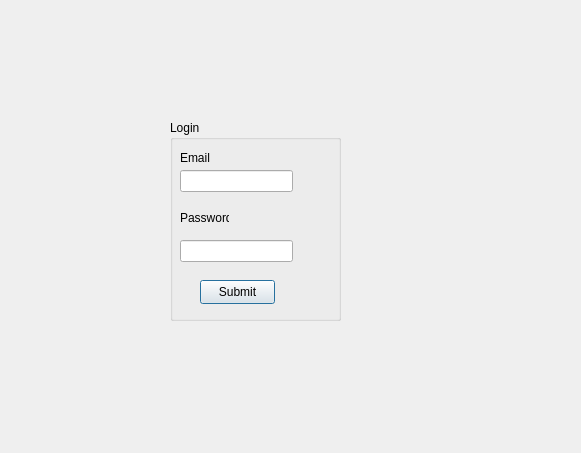
<?xml version="1.0" encoding="UTF-8"?>
<ui version="4.0">
 <class>login</class>
 <widget class="QDialog" name="login">
  <property name="geometry">
   <rect>
    <x>0</x>
    <y>0</y>
    <width>581</width>
    <height>453</height>
   </rect>
  </property>
  <property name="windowTitle">
   <string>Dialog</string>
  </property>
  <widget class="QGroupBox" name="groupBox">
   <property name="geometry">
    <rect>
     <x>170</x>
     <y>120</y>
     <width>171</width>
     <height>201</height>
    </rect>
   </property>
   <property name="title">
    <string>Login</string>
   </property>
   <widget class="QLabel" name="label">
    <property name="geometry">
     <rect>
      <x>10</x>
      <y>30</y>
      <width>49</width>
      <height>16</height>
     </rect>
    </property>
    <property name="text">
     <string>Email</string>
    </property>
   </widget>
   <widget class="QLineEdit" name="EmailEdit">
    <property name="geometry">
     <rect>
      <x>10</x>
      <y>50</y>
      <width>113</width>
      <height>22</height>
     </rect>
    </property>
   </widget>
   <widget class="QLabel" name="label_2">
    <property name="geometry">
     <rect>
      <x>10</x>
      <y>90</y>
      <width>49</width>
      <height>16</height>
     </rect>
    </property>
    <property name="text">
     <string>Password</string>
    </property>
   </widget>
   <widget class="QLineEdit" name="PasswordEdit">
    <property name="geometry">
     <rect>
      <x>10</x>
      <y>120</y>
      <width>113</width>
      <height>22</height>
     </rect>
    </property>
   </widget>
   <widget class="QPushButton" name="submitbtn">
    <property name="geometry">
     <rect>
      <x>30</x>
      <y>160</y>
      <width>75</width>
      <height>24</height>
     </rect>
    </property>
    <property name="text">
     <string>Submit</string>
    </property>
   </widget>
  </widget>
 </widget>
 <resources/>
 <connections/>
</ui>
